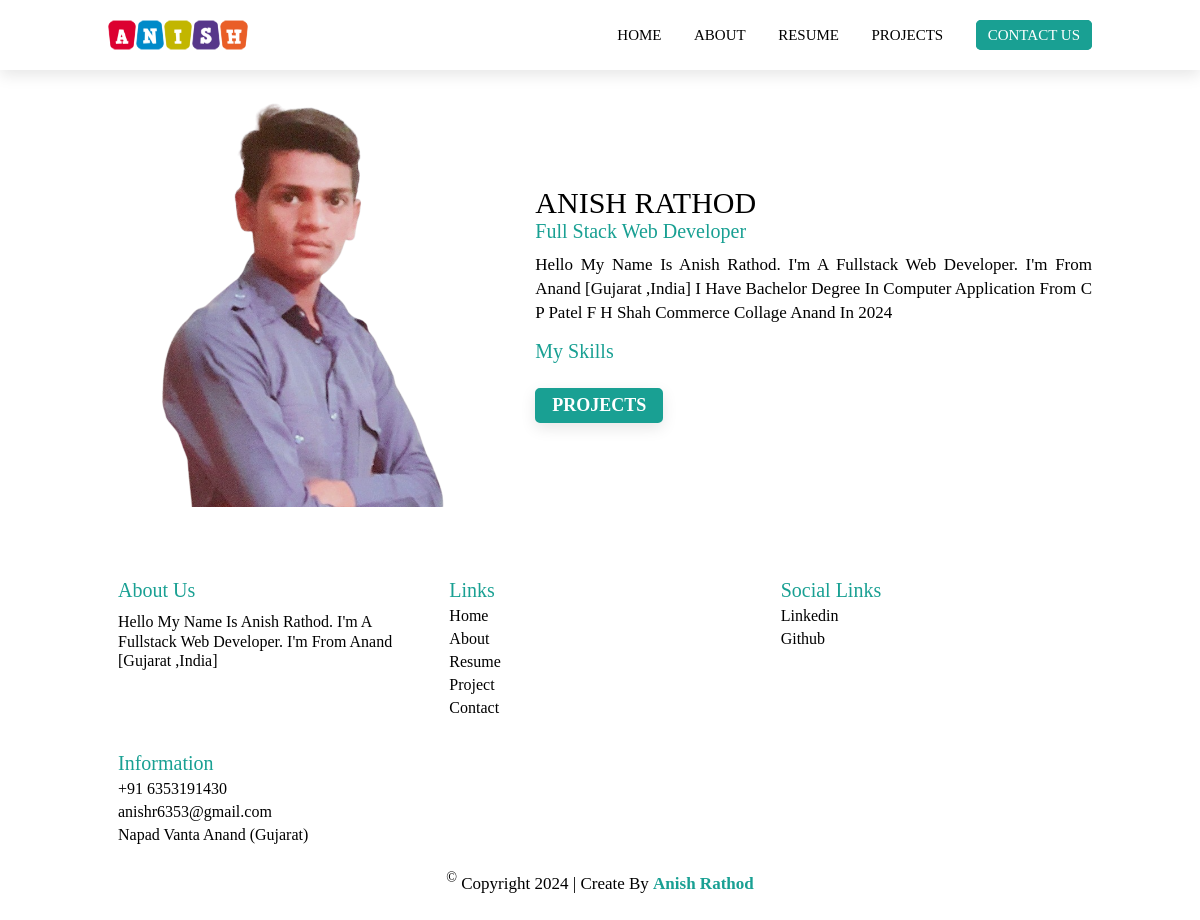
Page /about.php on the committed database.
### tables this page shows
CREATE TABLE `setting` (
  `set_id` int(11) NOT NULL,
  `name` varchar(250) NOT NULL,
  `professional` varchar(100) NOT NULL,
  `phone` varchar(15) NOT NULL,
  `email` varchar(100) NOT NULL,
  `city` varchar(100) NOT NULL,
  `map` varchar(255) NOT NULL,
  `about_img` varchar(255) NOT NULL,
  `logo` varchar(255) NOT NULL,
  `footer` varchar(255) NOT NULL,
  `description` varchar(255) NOT NULL
);

### admin/conn.php (called while the page is built, shortened)
<?php
$rootName = 'http://localhost/MYSite';

### about.php (the view, shortened to what this page needs)
<?php
include './header.php';
$select_setting = "SELECT * FROM setting ";
$query_setting = mysqli_query($conn, $select_setting);
$data = mysqli_fetch_assoc($query_setting);
?>
<section class="about">
    <div class="row">
        <div class="image">
            <img src="./admin/upload/<?php echo $data['about_img'] ?>">
        </div>
        <div class="content">
            <h1><?php echo $data['name'] ?></h1>
            <p class="title"><?php echo $data['professional'] ?> </p>
            <p class="desc">
                <?php echo $data['description'] ?>
            </p>
            <br>
            <h2 class="skill">my skills</h2>
            <a href="project.php" class="btn">
                projects
            </a>
        </div>
    </div>
</section>
<?php
include './footer.php';
?>

### header.php (shortened to what this page needs)
<?php
include './admin/conn.php';
?>
<!DOCTYPE html>
<html lang="en">
<head>
    <link rel="stylesheet" href="./css/style.css">
    <link rel="stylesheet" href="./css/all.css">
</head>
<body>
    <?php
    $select_setting = "SELECT * FROM setting ";
    $query_setting = mysqli_query($conn, $select_setting);
    $data = mysqli_fetch_assoc($query_setting);
    ?>
    <header class="header">
        <a href="<?php echo $rootName ?>" class="logo">
            <img src="./admin/upload/<?php echo $data['logo']; ?>" alt="">
        </a>
        <div class="navbar">
            <a href="index.php" id="home">home</a>
            <a href="about.php" id="about">about</a>
            <a href="resume.php" id="resume">resume</a>
            <a href="project.php" id="project">projects</a>
            <a href="contact.php" class="contact" id="contact">contact us</a>
        </div>
    </header>

### footer.php (shortened to what this page needs)
<?php
include './admin/conn.php';
$select_setting = "SELECT * FROM setting ";
$query_setting = mysqli_query($conn, $select_setting);
$data = mysqli_fetch_assoc($query_setting);
?>
<footer class="footer">
    <div class="container">
        <div class="box">
            <h2 class="title">
                about us
            </h2>
            <p class="desc">
                <?php echo substr($data['description'], 0, 93) ?>
            </p>
        </div>
        <div class="box">
            <h2 class="title">
                links
            </h2>
            <a href="index.php">home</a>
            <a href="about.php">about</a>
            <a href="resume.php">resume</a>
            <a href="project.php">project</a>
            <a href="contact.php">contact</a>
        </div>
        <div class="box">
            <h2 class="title">
                social links
            </h2>
            <a href="https://www.linkedin.com/in/anishrathod123V" target="_blank">linkedin</a>
            <a href="https://github.com/anish-developer30" target="_blank">github</a>
        </div>
        <div class="box">
            <h2 class="title">
                information
            </h2>
            <h4>+91 <?php echo $data['phone'] ?>
            </h4>
            <h4 class="email"> <?php echo $data['email'] ?>
            </h4>
            <h4> <?php echo $data['city'] ?>
            </h4>
        </div>
    </div>
    <div class="copy">
        <p> <sup>&copy;</sup> Copyright 2024 | Create by <span><?php echo $data['footer'] ?></span></p>
    </div>
</footer>
</body>
</html>

### css/style.css (style rules this page uses)
* { margin: 0; padding: 0; box-sizing: border-box; border: none; outline: none; text-decoration: none; text-transform: capitalize; transition: all 0.2s linear; font-family: "Poppins"; }
html { font-size: 62.5%; }
:root { --white: #fff; --black: #000; --main: #19a093; --shadow: 0 0.5rem 1.5rem rgba(0, 0, 0, 0.1); }
.btn { padding: 1rem 2rem; display: inline-block; margin-top: 1rem; font-size: 1.8rem; background-color: var(--main); color: #fff; border-radius: 0.5rem; text-transform: uppercase; cursor: pointer; border: 0.2rem solid var(--main); box-shadow: var(--shadow); font-weight: 600; }
section { padding: 2rem 9%; }
.header { width: 100%; position: fixed; top: 0; left: 0; right: 0; display: flex; justify-content: space-between; align-items: center; padding: 0 9%; box-shadow: var(--shadow); z-index: 99; background-color: var(--white); }
.header .logo { width: 14rem; height: 7rem; }
.header .logo img { width: 100%; height: 100%; }
.header .navbar a { color: var(--black); font-size: 1.5rem; cursor: pointer; text-transform: uppercase; font-weight: 500; margin-left: 3rem; }
.header .navbar a:last-child { color: var(--black); }
.header .navbar .contact { background-color: var(--main); padding: 0.5rem 1rem; color: #fff !important; border-radius: 0.5rem; border: 0.2rem solid var(--main); }
.footer { padding: 2rem 9%; }
.footer .container { display: grid; grid-template-columns: repeat(auto-fit, minmax(25rem, 1fr)); gap: 1rem; }
.footer .container .box { padding: 1rem; }
.footer .container .box .title { font-size: 2rem; color: var(--main); margin-bottom: 0.5rem; font-weight: 500; }
.footer .container .box .desc { font-size: 1.6rem; color: var(--black); padding: 0.5rem 0; font-weight: 500; }
.footer .container .box a { display: block; margin: 0.5rem 0; font-size: 1.6rem; color: var(--black); cursor: pointer; font-weight: 500; }
.footer .container .box h4 { font-size: 1.6rem; color: var(--black); font-weight: 500; margin: 0.5rem 0; }
.footer .container .box .email { text-transform: lowercase; }
.copy p { padding: 1rem 0; text-align: center; font-size: 1.7rem; color: var(--black); }
.copy p span { color: var(--main); font-weight: 600; }
.about { padding-top: 8rem; }
.about .row { padding: 2rem 0; display: flex; align-items: center; gap: 2rem; }
.about .row .image img { width: 100%; }
.about .row .content { width: 100%; }
.about .content h1 { font-size: 3rem; text-transform: uppercase; color: var(--black); font-weight: 500; }
.about .content .title { font-size: 2rem; color: var(--main); }
.about .content .desc { font-size: 1.7rem; color: var(--black); line-height: 1.4; text-align: justify; padding-top: 1rem; }
.about .content .btn { margin-top: 2rem; padding: 0.5rem 1.5rem; }
.skill { font-size: 2rem; margin: 0.5rem 0; color: var(--main); font-weight: 500; }
.box h4 { position: relative; color: var(--main); font-size: 1.4rem; }
.box p { line-height: 1.2; font-size: 1.4rem; color: var(--black); }
.contact { padding-top: 8rem; }
.email { text-transform: lowercase; }
.email::placeholder { text-transform: capitalize; }

### rows in the picture
setting: logo (picture), about_img (picture), name "ANISH RATHOD", professional "Full Stack Web Developer", description "Hello My Name Is Anish Rathod. I'm A Fullstack Web Developer. I'm From Anand [Gujarat ,India] I Have Bachelor Degree In Computer Application From C P Patel F H Shah Commerce Collage Anand In 2024", description "Hello My Name Is Anish Rathod. I'm A Fullstack Web Developer. I'm From Anand [Gujarat ,India]", phone "6353191430", email "anishr6353@gmail.com", city "Napad Vanta Anand (Gujarat)", footer "Anish Rathod"
